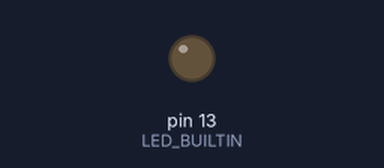
The sketch below on a simulated Arduino Uno, built with avr-gcc and run on an emulated ATmega328P. On the bench: output pins drawn as LEDs (lit = HIGH). What the sketch prints to the serial monitor is not drawn. At 12.0 s the program stops and its outputs stay as they are.

Above: at 1.5 s.
At 3.5 s:
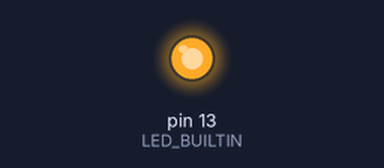
Timing chart, 0 to 5.2 s (numbered marks = the images above):
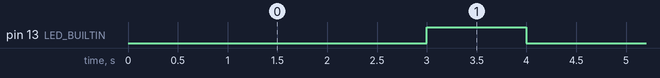

Measured:
- by itself, pin 13 (LED_BUILTIN): alternates HIGH for 1.0 s and LOW for 3.0 s

The sketch:

eightsecstop.ino
```cpp
void setup() {
  Serial.begin(9600);
  pinMode(LED_BUILTIN, OUTPUT);
}

void loop() {
  if (millis() / 1000 >= 8) {
    Serial.println("Time is out!");
    digitalWrite(LED_BUILTIN, LOW);
    for (;;);
  }
  digitalWrite(LED_BUILTIN, LOW);
  delay(3000);
  digitalWrite(LED_BUILTIN, HIGH);
  delay(1000);
}
```
